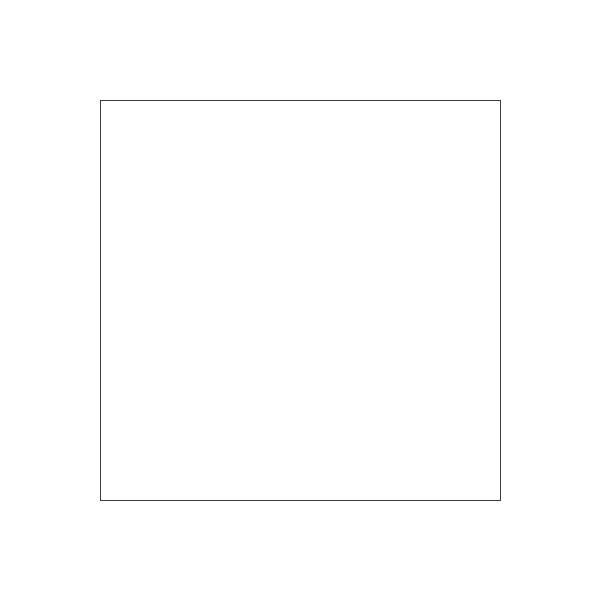
Frame 1 (no input)
Frame 60 (the mouse pressed at the canvas centre just before this capture): identical to frame 1, image omitted
Frame 120 (the mouse held since frame 60 and released just before this capture): identical to frame 1, image omitted

The Processing sketch that drew this single still picture (run headless with seeded random() and noise(); from frame 60 on, the mouse is pressed at the canvas centre):

// Processing sketch: processing_63437
// ── processing_63437.pde

PVector p0;
PVector p1;
PVector p2;
PVector p3;

int pZ = 0;

int  l = 400;

void setup(){
  size(600,600);
  
  p0 = new PVector(-l/2,-l/2,pZ);
  p1 = new PVector(l/2,-l/2,pZ);
  p2 = new PVector(l/2,l/2,pZ);
  p3 = new PVector(-l/2,l/2,pZ);
  
}

void draw(){
  smooth();
  background(255,255,255);
  stroke(60);
  noFill();
  
  translate(width/2,height/2);
  
  beginShape(QUADS);
  vertex(p0.x,p0.y);
  vertex(p1.x,p1.y);
  vertex(p2.x,p2.y);
  vertex(p3.x,p3.y);
  endShape();
}
